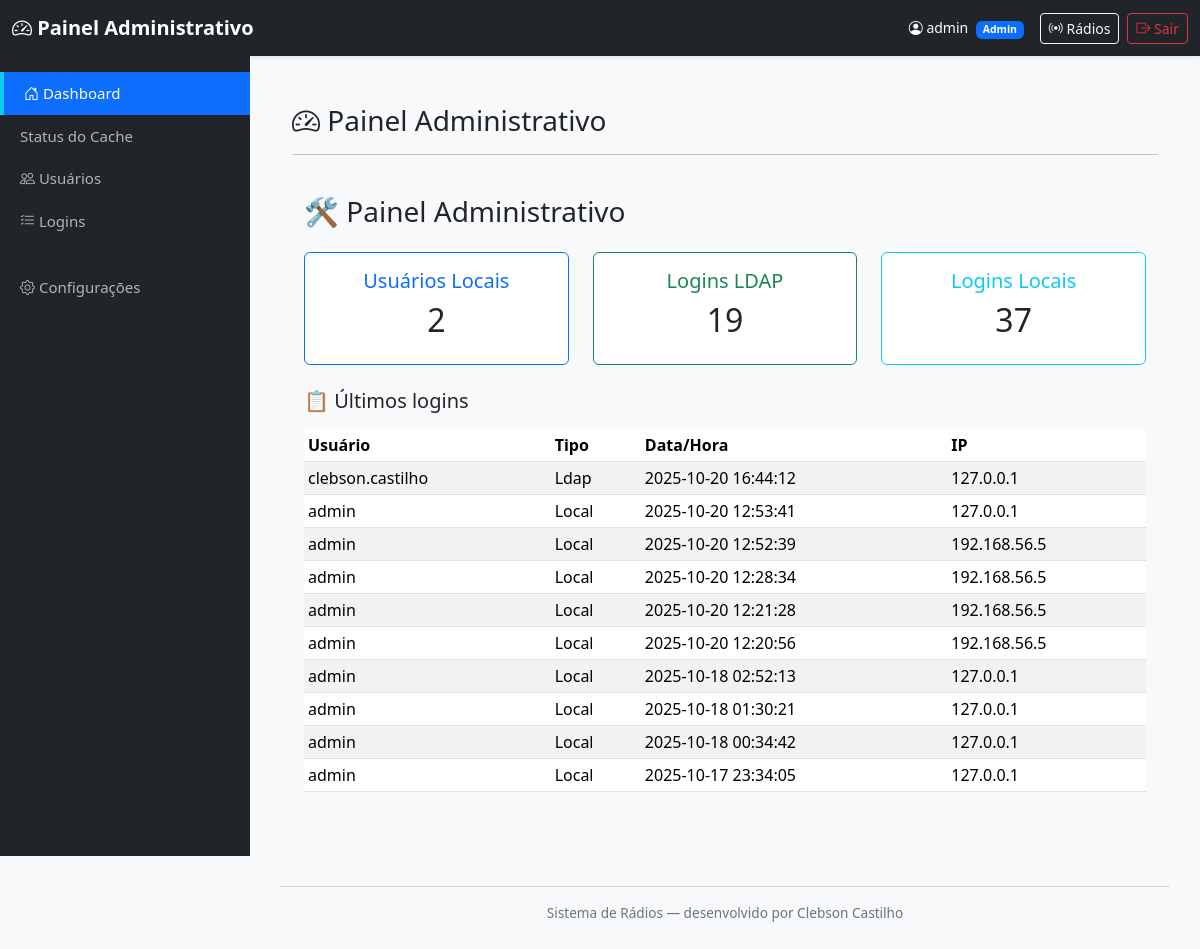
/admin/dashboard (signed in), run on the app's committed database.
### tables this page shows
CREATE TABLE logins (
            id INTEGER PRIMARY KEY AUTOINCREMENT,
            usuario TEXT NOT NULL,
            tipo_login TEXT NOT NULL,
            data_hora TEXT NOT NULL,
            ip TEXT
        );

### mod_admin/routes.py (the view)
@bp_admin.route('/admin/dashboard')
@admin_required   # ✅ Decorator direto
def dashboard():
    total_usuarios = contar_usuarios()
    logins = contar_logins()
    total_local = logins.get("local", 0)
    total_ldap = logins.get("ldap", 0)
    logs = listar_logins(10)
    usuarios = listar_usuarios()
    return render_template(
        'admin_dashboard.html',
        total_usuarios=total_usuarios,
        total_local=total_local,
        total_ldap=total_ldap,
        logs=logs,
        usuarios=usuarios
    )

### mod_admin/models.py (called while the page is built)
def get_connection():
    conn = sqlite3.connect(DB_PATH, check_same_thread=False)
    conn.row_factory = sqlite3.Row
    return conn

def listar_logins(limit=100):
    conn = get_connection()
    cur = conn.cursor()
    cur.execute("""
        SELECT usuario, tipo_login, data_hora, ip
        FROM logins
        ORDER BY id DESC
        LIMIT ?
    """, (limit,))
    registros = cur.fetchall()
    conn.close()
    return registros

def contar_logins():
    conn = get_connection()
    cur = conn.cursor()
    cur.execute("SELECT COUNT(*) FROM logins WHERE tipo_login='local'")
    total_local = cur.fetchone()[0]
    cur.execute("SELECT COUNT(*) FROM logins WHERE tipo_login='ldap'")
    total_ldap = cur.fetchone()[0]
    conn.close()
    return {"local": total_local, "ldap": total_ldap}

def listar_usuarios():
    conn = get_connection()
    cur = conn.cursor()
    cur.execute("""
        CREATE TABLE IF NOT EXISTS usuarios (
            id INTEGER PRIMARY KEY AUTOINCREMENT,
            nome TEXT,
            usuario TEXT UNIQUE,
            senha TEXT,
            tipo TEXT
        )
    """)
    cur.execute("SELECT id, nome, usuario, tipo FROM usuarios ORDER BY id ASC")
    usuarios = cur.fetchall()
    conn.close()
    return usuarios

def contar_usuarios():
    conn = get_connection()
    cur = conn.cursor()
    cur.execute("SELECT COUNT(*) FROM usuarios")
    total = cur.fetchone()[0]
    conn.close()
    return total

### mod_auth/utils.py (called while the page is built)
def admin_required(f):
    @wraps(f)
    def decorated_function(*args, **kwargs):
        user = session.get('user')
        if not user:
            flash("⚠️ Faça login para continuar.", "warning")
            return redirect(url_for('auth.login', next=request.url))
        if user.get('tipo') != 'admin':
            template = current_app.jinja_env.get_or_select_template("error_403.html")
            return template.render(user=user), 403
        return f(*args, **kwargs)
    return decorated_function

### mod_admin/templates/admin_dashboard.html (shortened to what this page needs)
{% extends "admin_base.html" %}
{% block content %}
<div class="container py-4">
  <h3><i class="bi bi-speedometer2"></i> Painel Administrativo </h3>
  <hr>
  <div class="container py-4">
    <h3 class="mb-4">🛠 Painel Administrativo</h3>
    <div class="row text-center mb-4">
      <div class="col-md-4">
        <div class="card border-primary">
          <div class="card-body">
            <h5 class="text-primary">Usuários Locais</h5>
            <h2>{{ total_usuarios }}</h2>
          </div>
        </div>
      </div>
      <div class="col-md-4">
        <div class="card border-success">
          <div class="card-body">
            <h5 class="text-success">Logins LDAP</h5>
            <h2>{{ total_ldap }}</h2>
          </div>
        </div>
      </div>
      <div class="col-md-4">
        <div class="card border-info">
          <div class="card-body">
            <h5 class="text-info">Logins Locais</h5>
            <h2>{{ total_local }}</h2>
          </div>
        </div>
      </div>
    </div>
    <h5 class="mb-3">📋 Últimos logins</h5>
    <table class="table table-sm table-striped">
      <thead>
        <tr>
          <th>Usuário</th>
          <th>Tipo</th>
          <th>Data/Hora</th>
          <th>IP</th>
        </tr>
      </thead>
      <tbody>
        {% for u, t, d, i in logs %}
        <tr>
          <td>{{ u }}</td>
          <td>{{ t|capitalize }}</td>
          <td>{{ d }}</td>
          <td>{{ i or '-' }}</td>
        </tr>
        {% endfor %}
      </tbody>
    </table>
  </div>
</div>
{% endblock %}

### templates/admin_base.html (shortened to what this page needs)
<!DOCTYPE html>
<html lang="pt-BR">
<head>
  <link href="https://cdn.jsdelivr.net/npm/bootstrap@5.3.3/dist/css/bootstrap.min.css" rel="stylesheet">
  <link href="https://cdn.jsdelivr.net/npm/bootstrap-icons@1.11.3/font/bootstrap-icons.css" rel="stylesheet">
</head>
<body class="bg-light">
  <nav class="navbar navbar-dark bg-dark fixed-top shadow-sm">
    <div class="container-fluid d-flex justify-content-between align-items-center">
      <span class="navbar-brand mb-0 h5">
        <i class="bi bi-speedometer2"></i> Painel Administrativo
      </span>
      <div class="d-flex align-items-center">
        <span class="text-white small me-3">
          <i class="bi bi-person-circle"></i>
          {% if session.user %}
          {{ session.user.usuario }}
          <span class="badge bg-{% if session.user.tipo == 'admin' %}primary{% else %}secondary{% endif %} ms-1">
            {{ session.user.tipo|capitalize }}
          </span>
          {% endif %}
        </span>
        <a href="{{ url_for('radio.select_radio') }}" class="btn btn-outline-light btn-sm me-2">
          <i class="bi bi-broadcast"></i> Rádios
        </a>
        <a href="{{ url_for('auth.logout') }}" class="btn btn-outline-danger btn-sm">
          <i class="bi bi-box-arrow-right"></i> Sair
        </a>
      </div>
    </div>
  </nav>
  <div class="sidebar bg-dark" id="sidebar">
    <a href="{{ url_for('admin.dashboard') }}" class="{% if request.endpoint == 'admin.dashboard' %}active{% endif %}">
      <i class="bi bi-house-door"></i> Dashboard
    </a>
    <a href="{{ url_for('admin.status_cache') }}"
      class="{% if request.endpoint == 'admin.status_cache' %}active{% endif %}">
       Status do Cache
    </a>
    <a href="{{ url_for('admin.usuarios') }}" class="{% if request.endpoint == 'admin.usuarios' %}active{% endif %}">
      <i class="bi bi-people"></i> Usuários
    </a>
    <a href="{{ url_for('admin.logins') }}" class="{% if request.endpoint == 'admin.logins' %}active{% endif %}">
      <i class="bi bi-list-check"></i> Logins
    </a>
    <li class="nav-item">
      <a class="nav-link" href="{{ url_for('bp_config.dashboard') }}">
        <i class="bi bi-gear"></i> Configurações
      </a>
    </li>
  </div>
  <div class="content">
    {% block content %}
    {% endblock %}
    <footer>
      <hr>
      Sistema de Rádios — desenvolvido por Clebson Castilho
    </footer>
  </div>
</body>
</html>

### templates/admin_base.html (style rules this page uses)
body { background-color: #f8f9fa; overflow-x: hidden; }
.navbar { height: 56px; }
.sidebar { width: 250px; height: 100vh; background-color: #212529; position: fixed; top: 56px; left: 0; padding-top: 1rem; overflow-y: auto; transition: left 0.3s ease-in-out; }
.sidebar a { color: #adb5bd; text-decoration: none; display: block; padding: 10px 20px; font-size: 15px; }
.sidebar a:hover, .sidebar a.active { background-color: #0d6efd; color: white; border-left: 4px solid #0dcaf0; }
.content { margin-left: 250px; padding: 80px 30px 30px; transition: margin-left 0.3s ease; }
.navbar-brand { font-weight: bold; }
footer { text-align: center; font-size: 0.85rem; color: #6c757d; margin-top: 30px; }

### data on the page
logins: usuario "clebson.castilho", tipo_login "Ldap", data_hora "2025-10-20 16:44:12", ip "127.0.0.1"
logins: usuario "admin", tipo_login "Local", data_hora "2025-10-20 12:53:41", ip "127.0.0.1"
logins: usuario "admin", tipo_login "Local", data_hora "2025-10-20 12:52:39", ip "192.168.56.5"
logins: usuario "admin", tipo_login "Local", data_hora "2025-10-20 12:28:34", ip "192.168.56.5"
logins: usuario "admin", tipo_login "Local", data_hora "2025-10-20 12:21:28", ip "192.168.56.5"
logins: usuario "admin", tipo_login "Local", data_hora "2025-10-20 12:20:56", ip "192.168.56.5"
logins: usuario "admin", tipo_login "Local", data_hora "2025-10-18 02:52:13", ip "127.0.0.1"
logins: usuario "admin", tipo_login "Local", data_hora "2025-10-18 01:30:21", ip "127.0.0.1"
logins: usuario "admin", tipo_login "Local", data_hora "2025-10-18 00:34:42", ip "127.0.0.1"
logins: usuario "admin", tipo_login "Local", data_hora "2025-10-17 23:34:05", ip "127.0.0.1"

### other printed values
{{ session.user.usuario }} "admin"
{{ session.user.tipo|capitalize }} "Admin"
{{ total_usuarios }} "2"
{{ total_ldap }} "19"
{{ total_local }} "37"
